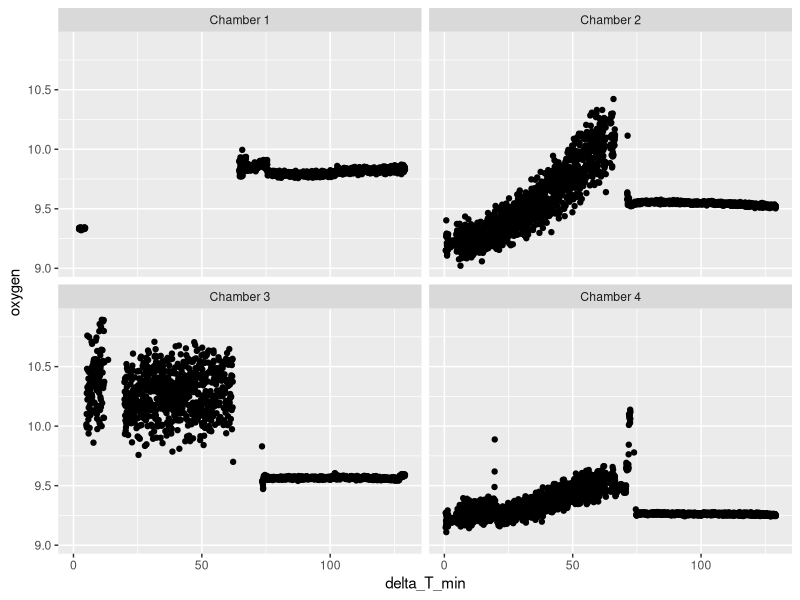
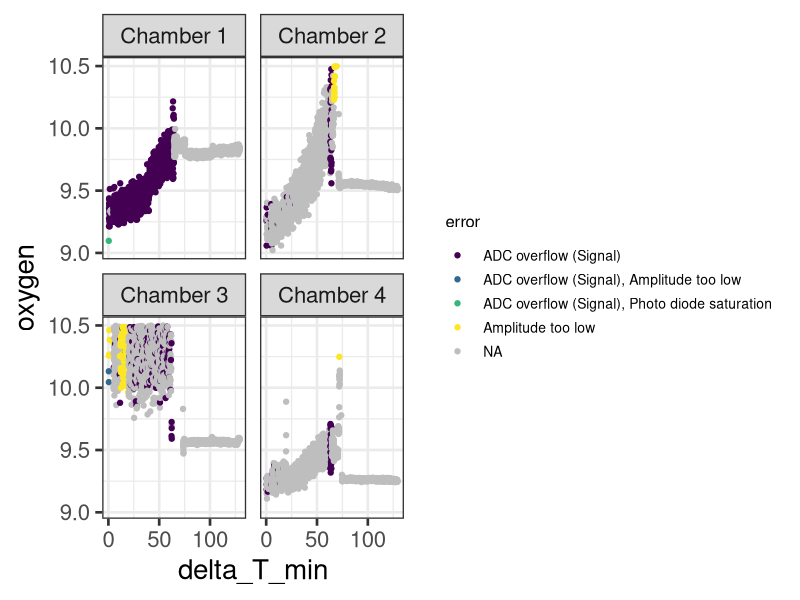
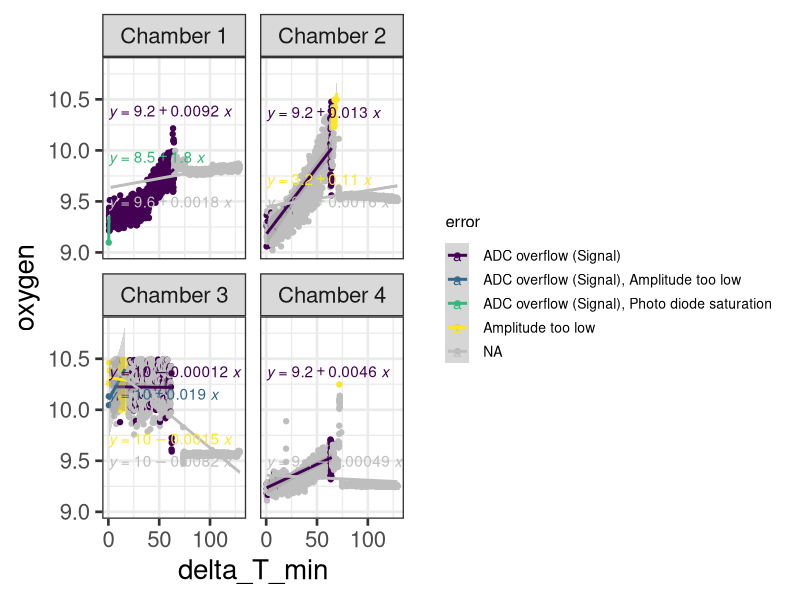
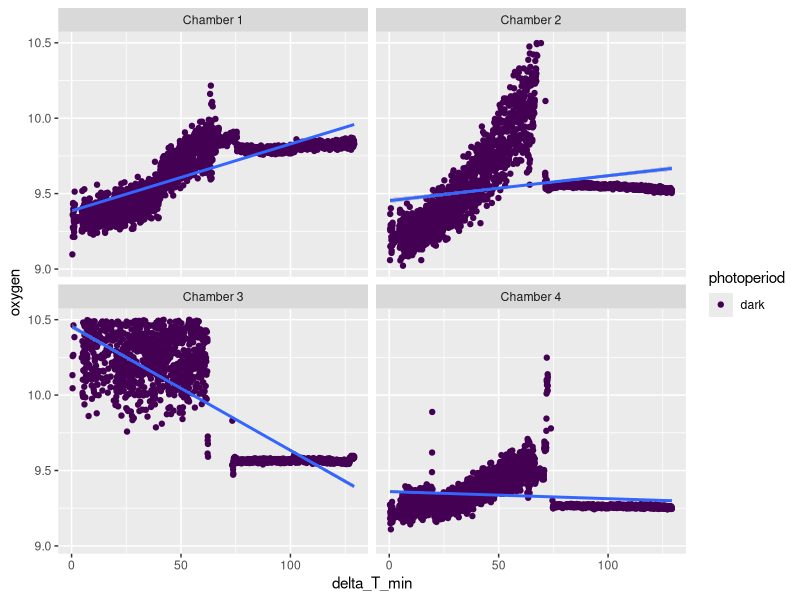
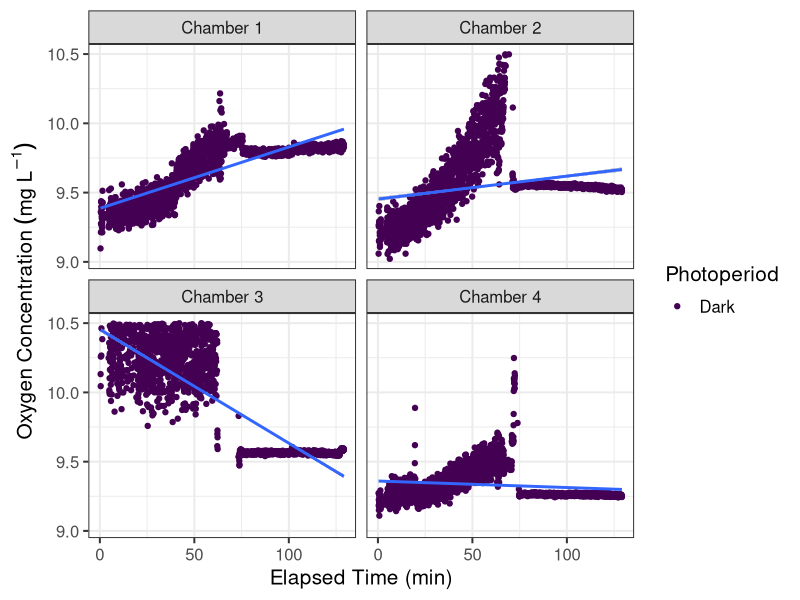
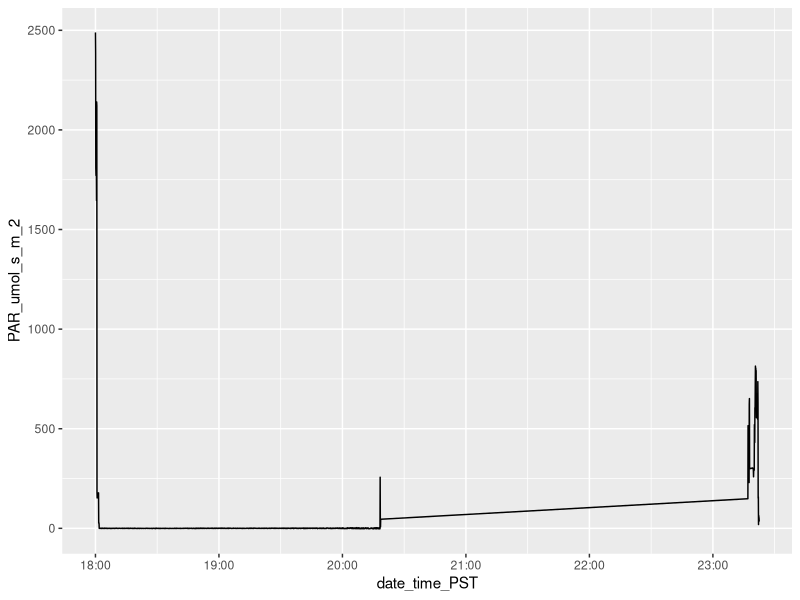
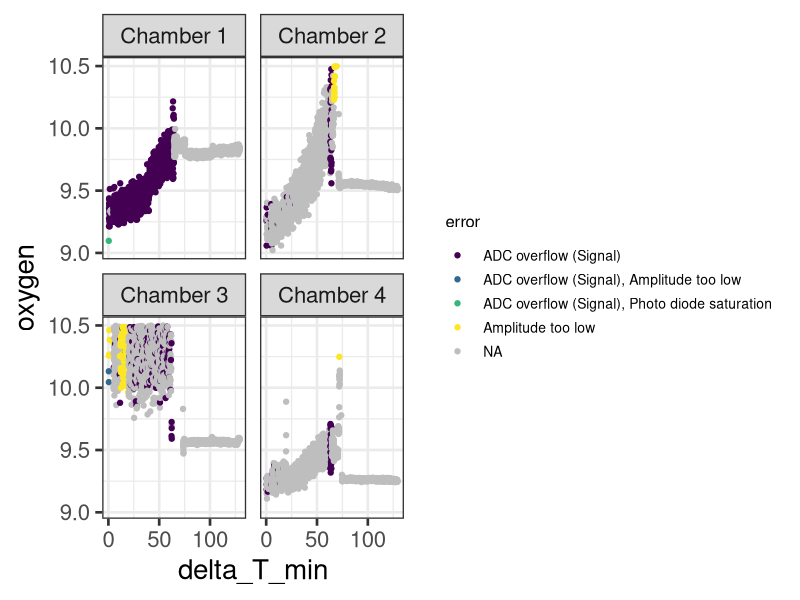
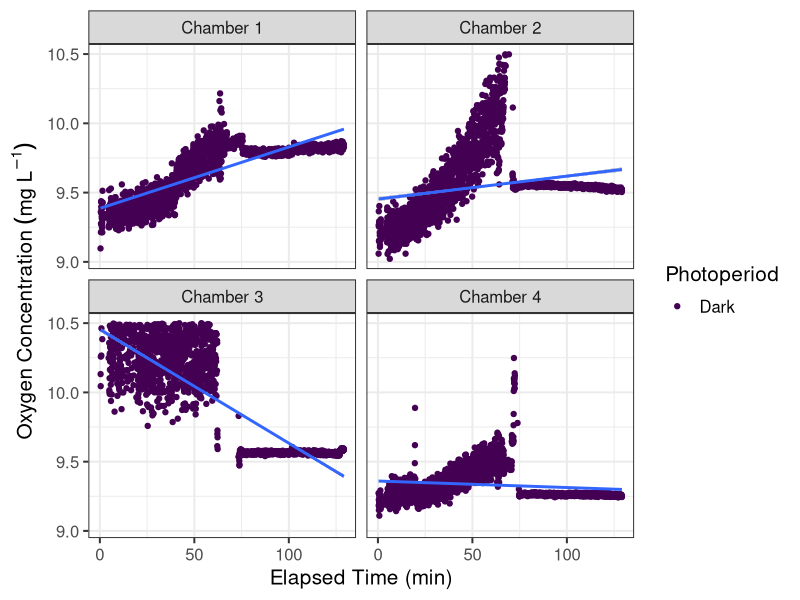

R code for these plots, in order:
## ---- chunk 1
library(ggplot2)
library(tidyverse)
library(lubridate)
library(ggpubr)
# changing working directory from /scripts to /tahoe_lab_inc_analysis
knitr::opts_knit$set(root.dir = '..')
## ---- chunk 2
dat <- read_csv("data/201201_sugarpt_lab_inc_R.csv", skip = 1)
str(dat)
#View(dat)

# formatting date times column to posixct
dat$date_time_PST <- dmy_hms(dat$date, tz = "America/Los_Angeles")
head(dat)

# filtering out rows with error codes, and adding in chamber numbers based on sensor column
dat_2 <- dat %>%
  filter(is.na(error)) %>%
  mutate(chamber = ifelse(sensor == "Batch 3 (PSt3)", "Chamber 1", ifelse(sensor == "Batch 3_1 (PSt3)", "Chamber 2", ifelse(sensor == "Batch 3_2 (PSt3)", "Chamber 3", "Chamber 4"))))
head(dat_2)

# selecting only columns I need
dat_subset <- dat_2 %>%
  select(date, delta_T_min, oxygen, temp, chamber, date_time_PST)

## ---- chunk 3
# plotting only data points with no error code
dat_subset %>%
  ggplot(aes(x = delta_T_min, y = oxygen)) +
  geom_point() +
  facet_wrap(~chamber)

# plot of all data points (including rows with errors)
#first need to add chamber column to dat dataframe
dat_1 <- dat %>%
  mutate(chamber = ifelse(sensor == "Batch 3 (PSt3)", "Chamber 1", ifelse(sensor == "Batch 3_1 (PSt3)", "Chamber 2", ifelse(sensor == "Batch 3_2 (PSt3)", "Chamber 3", "Chamber 4")))) %>%
  filter(oxygen < 10.5 & oxygen > 0) #filtering out outlier datapoints

o2_plot <- dat_1 %>%
  ggplot(aes(x = delta_T_min, y = oxygen, color = error)) +
  geom_point() +
  scale_color_viridis_d(na.value = "grey") +
  facet_wrap(~chamber) +
  theme_bw(base_size = 20) +
  theme(legend.position = "right", legend.title = element_text(size = 12), legend.text = element_text(size = 10))
o2_plot

ggsave("plots/201201_sugarpt_inc/error_plot.png", plot = o2_plot, width = 10, height = 7)
# lots of crazy data points in the data with errors included
## ---- chunk 4
# adding regression lines
o2_plot +
  geom_smooth(method = "lm") +
  stat_regline_equation()

# adding column in data based on light and dark periods to use for grouping of data points
head(dat_1)
dat_1 <- dat_1 %>%
  mutate(photoperiod = ifelse(date_time_PST >= "2020-12-01 17:08:00", "dark", "light"))

metab_plot <- dat_1 %>%
  ggplot(aes(x = delta_T_min, y = oxygen, group = photoperiod)) +
  geom_point(aes(color = photoperiod)) +
  geom_smooth(method = "lm") +
  facet_wrap(~chamber) +
  scale_color_viridis_d()
metab_plot

# still some spurious values dark photoperiod first started
# filtering data to remove some points in that transition from light to dark
dat_1_clean <- dat_1 %>%
  filter(date_time_PST < "2020-12-01 17:05:00" | date_time_PST > "2020-12-01 17:15:00")

# replotting using cleaned data
plot_metab_clean <- dat_1_clean %>%
   ggplot(aes(x = delta_T_min, y = oxygen, group = photoperiod)) +
  geom_point(aes(color = photoperiod)) +
  geom_smooth(method = "lm") +
  facet_wrap(~chamber) +
  scale_color_viridis_d(name = "Photoperiod", labels = c("Dark", "Light")) +
  labs(y = expression(Oxygen~Concentration~(mg~L^{-1})), x = "Elapsed Time (min)") +
  theme_bw(base_size = 15)
plot_metab_clean

ggsave("plots/201201_sugarpt_inc/metab_clean.png", plot = plot_metab_clean, width = 10, height = 7)

# adding equations to plots
plot_metab_trendline <- plot_metab_clean +
  stat_regline_equation(label.x.npc = c(0.5, 0), label.y.npc = c(0.65, 1))

ggsave("plots/201201_sugarpt_inc/metab_trendline.png", plot = plot_metab_trendline, width = 10, height = 7)

## ---- chunk 5
# reading in PAR data from tahoe in-situ incubations
# field light level data
PAR_field <- read_csv("data/R_concat_2020_07_20_180000Z.txt", skip = 2)
head(PAR_field)

# converting time into posixct
PAR_field$date_time_PST <- as_datetime(PAR_field$Time_sec)
head(PAR_field)

# comparing light levels in the field to replicated levels in the lab to verify if they are simiar

PAR_field %>%
  ggplot(aes(x = date_time_PST, y = PAR_umol_s_m_2)) +
  geom_line()

